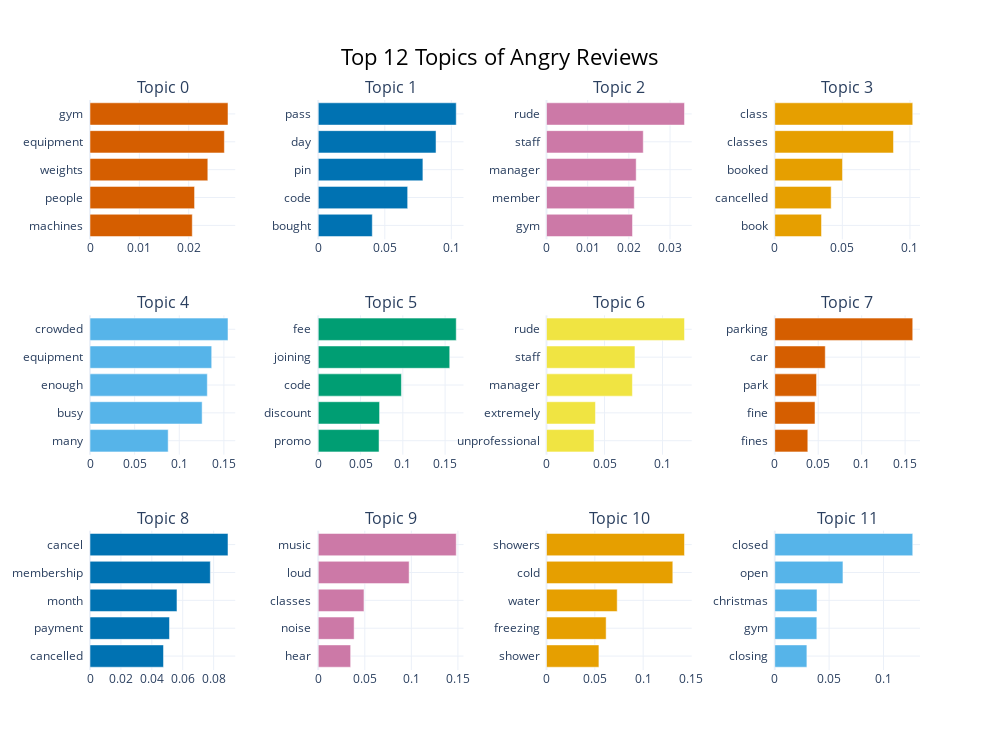

The code cell stored with this chart in its notebook:
### Code cell
nt = 12; nw = 5

model_ec.visualize_barchart(top_n_topics=nt, n_words=nw, title=f"Top {nt} Topics of Angry Reviews")

### Figure 1 — Plotly figure (JSON) as saved in the notebook; plotly's stock layout.template omitted (floating-point values rounded to 4 significant figures)
{"data": [{"marker": {"color": "#D55E00"}, "orientation": "h", "type": "bar", "x": [0.02072, 0.02119, 0.02387, 0.02722, 0.02796], "xaxis": "x", "y": ["machines  ", "people  ", "weights  ", "equipment  ", "gym  "], "yaxis": "y"}, {"marker": {"color": "#0072B2"}, "orientation": "h", "type": "bar", "x": [0.0406, 0.06718, 0.07863, 0.08849, 0.1037], "xaxis": "x2", "y": ["bought  ", "code  ", "pin  ", "day  ", "pass  "], "yaxis": "y2"}, {"marker": {"color": "#CC79A7"}, "orientation": "h", "type": "bar", "x": [0.02088, 0.02131, 0.02178, 0.02349, 0.03351], "xaxis": "x3", "y": ["gym  ", "member  ", "manager  ", "staff  ", "rude  "], "yaxis": "y3"}, {"marker": {"color": "#E69F00"}, "orientation": "h", "type": "bar", "x": [0.03459, 0.04173, 0.05009, 0.08783, 0.1021], "xaxis": "x4", "y": ["book  ", "cancelled  ", "booked  ", "classes  ", "class  "], "yaxis": "y4"}, {"marker": {"color": "#56B4E9"}, "orientation": "h", "type": "bar", "x": [0.08758, 0.1256, 0.1314, 0.1363, 0.1546], "xaxis": "x5", "y": ["many  ", "busy  ", "enough  ", "equipment  ", "crowded  "], "yaxis": "y5"}, {"marker": {"color": "#009E73"}, "orientation": "h", "type": "bar", "x": [0.0719, 0.07251, 0.09833, 0.1555, 0.1632], "xaxis": "x6", "y": ["promo  ", "discount  ", "code  ", "joining  ", "fee  "], "yaxis": "y6"}, {"marker": {"color": "#F0E442"}, "orientation": "h", "type": "bar", "x": [0.04096, 0.04218, 0.07403, 0.07624, 0.1189], "xaxis": "x7", "y": ["unprofessional  ", "extremely  ", "manager  ", "staff  ", "rude  "], "yaxis": "y7"}, {"marker": {"color": "#D55E00"}, "orientation": "h", "type": "bar", "x": [0.03805, 0.04633, 0.04811, 0.05813, 0.1588], "xaxis": "x8", "y": ["fines  ", "fine  ", "park  ", "car  ", "parking  "], "yaxis": "y8"}, {"marker": {"color": "#0072B2"}, "orientation": "h", "type": "bar", "x": [0.04756, 0.05143, 0.05628, 0.07785, 0.08928], "xaxis": "x9", "y": ["cancelled  ", "payment  ", "month  ", "membership  ", "cancel  "], "yaxis": "y9"}, {"marker": {"color": "#CC79A7"}, "orientation": "h", "type": "bar", "x": [0.0348, 0.03852, 0.04911, 0.09761, 0.1482], "xaxis": "x10", "y": ["hear  ", "noise  ", "classes  ", "loud  ", "music  "], "yaxis": "y10"}, {"marker": {"color": "#E69F00"}, "orientation": "h", "type": "bar", "x": [0.05423, 0.06171, 0.07315, 0.1307, 0.1428], "xaxis": "x11", "y": ["shower  ", "freezing  ", "water  ", "cold  ", "showers  "], "yaxis": "y11"}, {"marker": {"color": "#56B4E9"}, "orientation": "h", "type": "bar", "x": [0.02955, 0.03871, 0.03884, 0.06273, 0.1269], "xaxis": "x12", "y": ["closing  ", "gym  ", "christmas  ", "open  ", "closed  "], "yaxis": "y12"}], "layout": {"annotations": [{"font": {"size": 16}, "showarrow": false, "text": "Topic 0", "x": 0.0875, "xanchor": "center", "xref": "paper", "y": 1, "yanchor": "bottom", "yref": "paper"}, {"font": {"size": 16}, "showarrow": false, "text": "Topic 1", "x": 0.3625, "xanchor": "center", "xref": "paper", "y": 1, "yanchor": "bottom", "yref": "paper"}, {"font": {"size": 16}, "showarrow": false, "text": "Topic 2", "x": 0.6375, "xanchor": "center", "xref": "paper", "y": 1, "yanchor": "bottom", "yref": "paper"}, {"font": {"size": 16}, "showarrow": false, "text": "Topic 3", "x": 0.9125, "xanchor": "center", "xref": "paper", "y": 1, "yanchor": "bottom", "yref": "paper"}, {"font": {"size": 16}, "showarrow": false, "text": "Topic 4", "x": 0.0875, "xanchor": "center", "xref": "paper", "y": 0.6222, "yanchor": "bottom", "yref": "paper"}, {"font": {"size": 16}, "showarrow": false, "text": "Topic 5", "x": 0.3625, "xanchor": "center", "xref": "paper", "y": 0.6222, "yanchor": "bottom", "yref": "paper"}, {"font": {"size": 16}, "showarrow": false, "text": "Topic 6", "x": 0.6375, "xanchor": "center", "xref": "paper", "y": 0.6222, "yanchor": "bottom", "yref": "paper"}, {"font": {"size": 16}, "showarrow": false, "text": "Topic 7", "x": 0.9125, "xanchor": "center", "xref": "paper", "y": 0.6222, "yanchor": "bottom", "yref": "paper"}, {"font": {"size": 16}, "showarrow": false, "text": "Topic 8", "x": 0.0875, "xanchor": "center", "xref": "paper", "y": 0.2444, "yanchor": "bottom", "yref": "paper"}, {"font": {"size": 16}, "showarrow": false, "text": "Topic 9", "x": 0.3625, "xanchor": "center", "xref": "paper", "y": 0.2444, "yanchor": "bottom", "yref": "paper"}, {"font": {"size": 16}, "showarrow": false, "text": "Topic 10", "x": 0.6375, "xanchor": "center", "xref": "paper", "y": 0.2444, "yanchor": "bottom", "yref": "paper"}, {"font": {"size": 16}, "showarrow": false, "text": "Topic 11", "x": 0.9125, "xanchor": "center", "xref": "paper", "y": 0.2444, "yanchor": "bottom", "yref": "paper"}], "height": 750, "hoverlabel": {"bgcolor": "white", "font": {"family": "Rockwell", "size": 16}}, "showlegend": false, "title": {"font": {"color": "Black", "size": 22}, "text": "Top 12 Topics of Angry Reviews", "x": 0.5, "xanchor": "center", "yanchor": "top"}, "width": 1000, "xaxis": {"anchor": "y", "domain": [0, 0.175], "showgrid": true}, "xaxis10": {"anchor": "y10", "domain": [0.275, 0.45], "showgrid": true}, "xaxis11": {"anchor": "y11", "domain": [0.55, 0.725], "showgrid": true}, "xaxis12": {"anchor": "y12", "domain": [0.825, 1], "showgrid": true}, "xaxis2": {"anchor": "y2", "domain": [0.275, 0.45], "showgrid": true}, "xaxis3": {"anchor": "y3", "domain": [0.55, 0.725], "showgrid": true}, "xaxis4": {"anchor": "y4", "domain": [0.825, 1], "showgrid": true}, "xaxis5": {"anchor": "y5", "domain": [0, 0.175], "showgrid": true}, "xaxis6": {"anchor": "y6", "domain": [0.275, 0.45], "showgrid": true}, "xaxis7": {"anchor": "y7", "domain": [0.55, 0.725], "showgrid": true}, "xaxis8": {"anchor": "y8", "domain": [0.825, 1], "showgrid": true}, "xaxis9": {"anchor": "y9", "domain": [0, 0.175], "showgrid": true}, "yaxis": {"anchor": "x", "domain": [0.7556, 1], "showgrid": true}, "yaxis10": {"anchor": "x10", "domain": [0, 0.2444], "showgrid": true}, "yaxis11": {"anchor": "x11", "domain": [0, 0.2444], "showgrid": true}, "yaxis12": {"anchor": "x12", "domain": [0, 0.2444], "showgrid": true}, "yaxis2": {"anchor": "x2", "domain": [0.7556, 1], "showgrid": true}, "yaxis3": {"anchor": "x3", "domain": [0.7556, 1], "showgrid": true}, "yaxis4": {"anchor": "x4", "domain": [0.7556, 1], "showgrid": true}, "yaxis5": {"anchor": "x5", "domain": [0.3778, 0.6222], "showgrid": true}, "yaxis6": {"anchor": "x6", "domain": [0.3778, 0.6222], "showgrid": true}, "yaxis7": {"anchor": "x7", "domain": [0.3778, 0.6222], "showgrid": true}, "yaxis8": {"anchor": "x8", "domain": [0.3778, 0.6222], "showgrid": true}, "yaxis9": {"anchor": "x9", "domain": [0, 0.2444], "showgrid": true}}}
